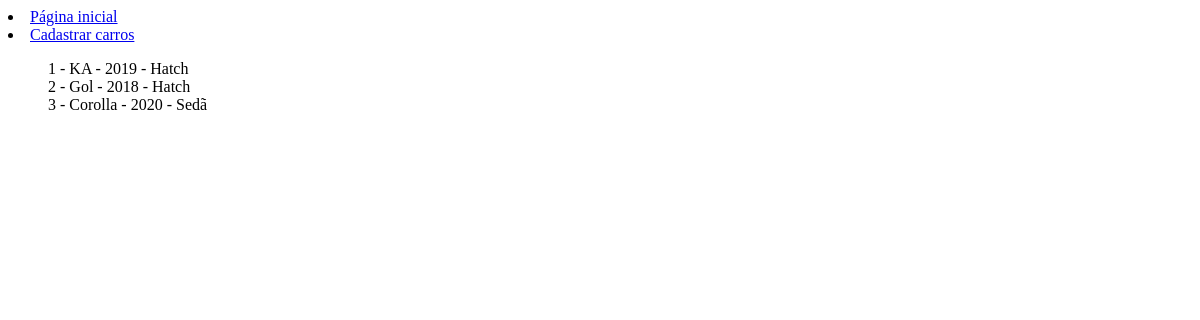
Before: / with the older database file.
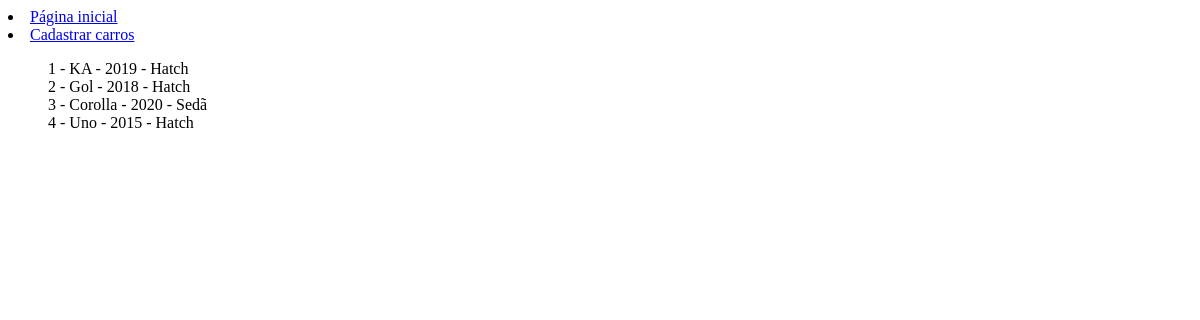
After: the same page with the newer database file.
### homepage/models.py (models this page shows)
class Carro(models.Model):
    id = models.AutoField(primary_key=True)
    nome = models.CharField(max_length=20)
    ano_fabricacao = models.IntegerField()
    categoria = models.CharField(max_length=10)
    cpf_cliente = models.ForeignKey(Cliente, on_delete=models.CASCADE, null=True, blank=True)

### homepage/views.py (the view)
# urls.py: path('', views.home, name='home'),
def home(request):
    print('Página inicial')
    lista_carros = Carro.objects.all()
    template = loader.get_template("index.html")
    context = {
        'lista_carros': lista_carros,
    }
    return HttpResponse(template.render(context=context))

### homepage/templates/index.html
{% extends "base_generic.html" %}
{% block content %}
{% if lista_carros %}
    <ol>
    {% for c in lista_carros %}
        <li>{{c.id}} - {{c.nome}} - {{c.ano_fabricacao}} - {{c.categoria}}</li>
    {%endfor%}
    </ol>
{% else %}
    <p>Não há carros à venda no momento</p>
{% endif %}
{% endblock %}

Changed rows visible on the page:
added Carro: id "4", nome "Uno", ano_fabricacao "2015", categoria "Hatch"
